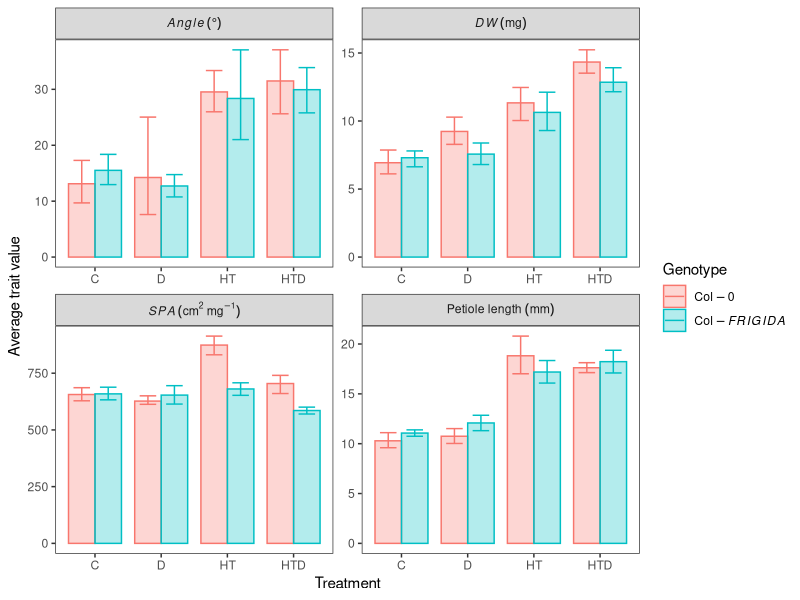

Generate this figure with R:
# Load data and packages --------------------------------------------------
library(tidyverse)
library(readxl)
library(boot)

data = read_excel("Data/ColFrigida.xlsx", sheet = "Raw Data", range = "A1:J121")

# Prepare data for plotting -----------------------------------------------

# Assign relative time to each timepoint
Time = c(LS11 = 0, `Day 4` = 4, `Day 8` = 8)
data = mutate(data, Time = Time[Timepoint])

# Rename treatments for consistency
Treatments = c(C = "C", D = "D", HT = "HT", `HT&D` = "HTD")
data = mutate(data, Treatment = Treatments[Treatment])

# Duplicate initial timepoint for D and HTD
C1  = filter(data, Time == 0, Treatment == "C") %>% mutate(Treatment = "D")
HT1 = filter(data, Time == 0, Treatment == "HT") %>% mutate(Treatment = "HTD")
data = rbind(data, C1, HT1)

# Adjust units to the rest of the dataset
data = mutate(data, DW = DW*1e3, SLA = SLA*10)

# Remove big outlier in angle data
data$Angle[which(data$Angle > 60)] = NA

# Switch to longer format
data = data %>%
        dplyr::select(Genotype, Treatment, Time, PetioleLength, Angle, DW, SLA) %>%
        pivot_longer(cols = PetioleLength:SLA, names_to = "Trait", values_to = "Value")

# Prettier names for the traits
pretty_names = c(Angle = "italic(Angle)~(degree)", 
                 DW = "italic(DW)~(mg)", 
                 PetioleLength = "Petiole~length~(mm)",
                 SLA = "italic(SPA)~(cm^{2}~mg^{-1})")
data = mutate(data, Trait = pretty_names[Trait],
                    Genotype = c(`Col-0` = "Col-0", 
                              `Col-FRIGIDA` = "Col-italic(FRIGIDA)")[Genotype])

# Bootstrap the mean values
boot_data = data %>%
              group_by(Genotype, Treatment, Trait, Time) %>%
              summarise(
                  Value = list(as.numeric(boot(Value, function(x,i) mean(x[i], na.rm = T), 5e3)$t))
              )

# Calculate summary statistics from the distributions
sum_data = boot_data %>%
              mutate(mu = map_dbl(Value, median),
                     upr = map_dbl(Value, quantile, prob = 0.975),
                     lwr = map_dbl(Value, quantile, prob = 0.025)) %>%
          select(-Value)

sum_data_final = filter(sum_data, Time == 8)

# Visualize the data ------------------------------------------------------
frigida_plot = ggplot(data = sum_data_final, aes(x = Treatment, y = mu, 
                      color = Genotype, fill = Genotype)) +
  geom_bar(stat = "identity", position = position_dodge(width = 0.8), alpha = 0.3, width = 0.8)  + 
  geom_errorbar(aes(ymax = upr, ymin = lwr), position = position_dodge(width = 0.8), width = 0.5) + 
  scale_color_discrete(labels = scales::label_parse()) +
  scale_fill_discrete(labels = scales::label_parse()) +
  labs(y = "Average trait value") +
  facet_wrap(~Trait, scales = "free",labeller = "label_parsed") +
  theme_bw() +
  theme(#legend.position = "none",
        panel.grid = element_blank())

ggsave(filename = "Results/Supplementary/FrigidaComparison.png", plot = frigida_plot,
       width = 16, height = 16, units = "cm",device = "png", dpi = 300)

